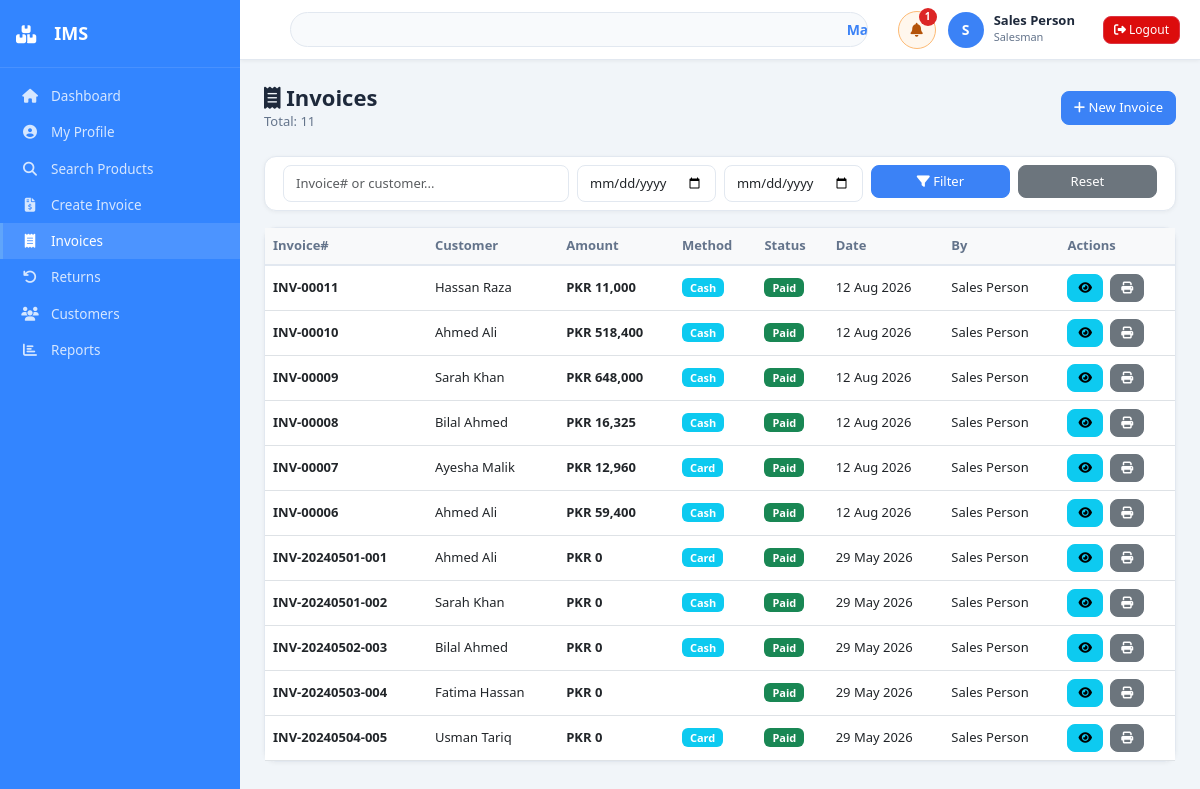
The app's page /modules/sales/manage_invoices.php (signed in), older data.
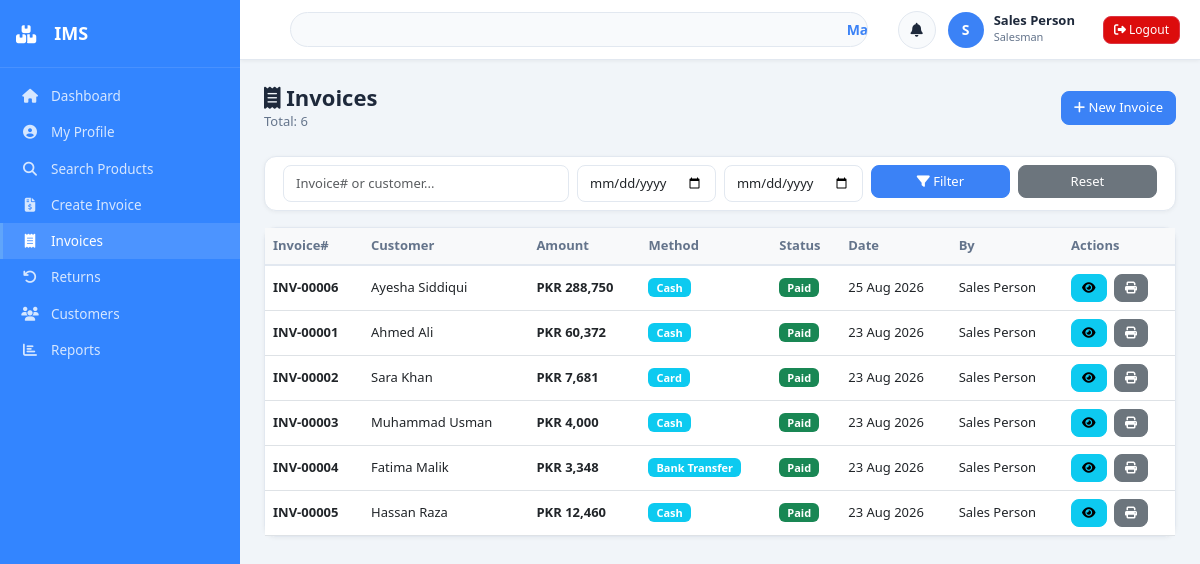
The same page, newer data.
### tables this page shows
CREATE TABLE `settings` (
  `setting_id` int(11) NOT NULL AUTO_INCREMENT,
  `setting_key` varchar(100) NOT NULL,
  `setting_value` text DEFAULT NULL,
  PRIMARY KEY (`setting_id`),
  UNIQUE KEY `setting_key` (`setting_key`)
);

CREATE TABLE `sales` (
  `sale_id` int(11) NOT NULL AUTO_INCREMENT,
  `invoice_number` varchar(50) NOT NULL,
  `customer_id` int(11) DEFAULT NULL,
  `customer_name` varchar(100) DEFAULT NULL,
  `user_id` int(11) NOT NULL DEFAULT 1,
  `subtotal` decimal(10,2) NOT NULL DEFAULT 0.00,
  `tax_rate` decimal(5,2) NOT NULL DEFAULT 0.00,
  `tax_amount` decimal(10,2) NOT NULL DEFAULT 0.00,
  `discount` decimal(10,2) NOT NULL DEFAULT 0.00,
  `total_amount` decimal(10,2) NOT NULL DEFAULT 0.00,
  `payment_method` enum('Cash','Card','Bank Transfer','Cheque') DEFAULT 'Cash',
  `payment_status` enum('Paid','Pending','Partial') DEFAULT 'Paid',
  `notes` text DEFAULT NULL,
  `created_at` timestamp NOT NULL DEFAULT current_timestamp(),
  PRIMARY KEY (`sale_id`),
  UNIQUE KEY `invoice_number` (`invoice_number`)
);

CREATE TABLE `users` (
  `user_id` int(11) NOT NULL AUTO_INCREMENT,
  `username` varchar(50) NOT NULL,
  `email` varchar(100) DEFAULT NULL,
  `password` varchar(255) NOT NULL,
  `full_name` varchar(100) NOT NULL,
  `phone` varchar(20) DEFAULT NULL,
  `role_id` int(11) NOT NULL DEFAULT 3,
  `status` enum('active','inactive') DEFAULT 'active',
  `last_login` datetime DEFAULT NULL,
  `created_at` timestamp NOT NULL DEFAULT current_timestamp(),
  `profile_image` varchar(255) DEFAULT NULL,
  PRIMARY KEY (`user_id`),
  UNIQUE KEY `username` (`username`)
);

### config/functions.php (called while the page is built, shortened)
<?php
function sanitize($data) {
    $data = trim($data);
    $data = stripslashes($data);
    $data = htmlspecialchars($data, ENT_QUOTES, 'UTF-8');
    return $data;
}
function getSingleRow($query, $types = "", $params = []) {
    global $conn;
    $stmt = $conn->prepare($query);
    $stmt->execute();
    $result = $stmt->get_result();
    $row = $result->fetch_assoc();
    return $row;
}
function getAllRows($query, $types = "", $params = []) {
    global $conn;
    $stmt = $conn->prepare($query);
    $stmt->execute();
    $result = $stmt->get_result();
    $rows = $result->fetch_all(MYSQLI_ASSOC);
    return $rows;
}
?>

### modules/sales/manage_invoices.php (the view, shortened to what this page needs)
<?php
require_once('../../config/database.php');
require_once('../../config/functions.php');
$search=sanitize($_GET['search']??'');
$date_from=sanitize($_GET['date_from']??'');
$date_to=sanitize($_GET['date_to']??'');
$w="1=1";
$page=max(1,intval($_GET['page']??1)); $limit=15; $offset=($page-1)*$limit;
$total=$conn->query("SELECT COUNT(*) as c FROM sales s WHERE $w")->fetch_assoc()['c'];
$sales=getAllRows("SELECT s.*,u.full_name FROM sales s JOIN users u ON s.user_id=u.user_id WHERE $w ORDER BY s.created_at DESC LIMIT $offset,$limit");
include $_SERVER['DOCUMENT_ROOT'].'/inventory_system/includes/page_start.php';
?>
<div class="page-header">
    <div><h2><i class="fas fa-receipt"></i> Invoices</h2><p>Total: <?php echo $total;?></p></div>
    <?php if($role==='Salesman'):?><a href="create_invoice.php" class="btn btn-primary"><i class="fas fa-plus"></i> New Invoice</a><?php endif;?>
</div>
<div class="card mb-3"><div class="card-body py-2"><form method="GET" class="row g-2">
<div class="col-md-4"><input type="text" name="search" class="form-control" placeholder="Invoice# or customer..." value="<?php echo htmlspecialchars($search);?>"></div>
<div class="col-md-2"><input type="date" name="date_from" class="form-control" value="<?php echo $date_from;?>"></div>
<div class="col-md-2"><input type="date" name="date_to" class="form-control" value="<?php echo $date_to;?>"></div>
<div class="col-md-2"><button type="submit" class="btn btn-primary w-100"><i class="fas fa-filter"></i> Filter</button></div>
<div class="col-md-2"><a href="manage_invoices.php" class="btn btn-secondary w-100">Reset</a></div>
</form></div></div>
<div class="card"><div class="card-body p-0"><div class="table-responsive">
<table class="table table-hover mb-0"><thead class="table-light">
<tr><th>Invoice#</th><th>Customer</th><th>Amount</th><th>Method</th><th>Status</th><th>Date</th><th>By</th><th>Actions</th></tr></thead>
<tbody>
<?php if(empty($sales)):?><tr><td colspan="8" class="text-center py-4 text-muted">No invoices found</td></tr>
<?php else: foreach($sales as $s):?>
<tr>
<td><strong><?php echo htmlspecialchars($s['invoice_number']);?></strong></td>
<td><?php echo htmlspecialchars($s['customer_name']??'Walk-in');?></td>
<td><strong>PKR <?php echo number_format($s['total_amount'],0);?></strong></td>
<td><span class="badge bg-info"><?php echo $s['payment_method'];?></span></td>
<td><span class="badge bg-<?php echo $s['payment_status']==='Paid'?'success':($s['payment_status']==='Pending'?'warning':'info');?>"><?php echo $s['payment_status'];?></span></td>
<td><?php echo date('d M Y',strtotime($s['created_at']));?></td>
<td><?php echo htmlspecialchars($s['full_name']);?></td>
<td>
<a href="view_invoice.php?id=<?php echo $s['sale_id'];?>" class="btn btn-sm btn-info me-1" title="View"><i class="fas fa-eye"></i></a>
<a href="print_invoice.php?id=<?php echo $s['sale_id'];?>" class="btn btn-sm btn-secondary" target="_blank" title="Print"><i class="fas fa-print"></i></a>
</td>
</tr>
<?php endforeach; endif;?></tbody></table></div>
</div></div>
<?php include $_SERVER['DOCUMENT_ROOT'].'/inventory_system/includes/page_end.php';?>

### includes/page_start.php (shortened to what this page needs)
<!DOCTYPE html><html lang="en"><head>
<link rel="stylesheet" href="https://cdnjs.cloudflare.com/ajax/libs/bootstrap/5.3.0/css/bootstrap.min.css">
<link rel="stylesheet" href="https://cdnjs.cloudflare.com/ajax/libs/font-awesome/6.4.0/css/all.min.css">
<link rel="stylesheet" href="/inventory_system/assets/css/style.css">
</head><body><div class="wrapper">
<?php include $_SERVER['DOCUMENT_ROOT'].'/inventory_system/includes/sidebar_inline.php'; ?>
<div class="main-content">
<?php include $_SERVER['DOCUMENT_ROOT'].'/inventory_system/includes/topnav.php'; ?>
<div class="content-area">

### includes/sidebar_inline.php (shortened to what this page needs)
<?php
$cp = basename($_SERVER['PHP_SELF']);
$role = $_SESSION['role_name'] ?? '';
?>
<nav class="sidebar" id="sidebar">
    <div class="sidebar-header"><i class="fas fa-boxes me-2"></i><span>IMS</span></div>
    <ul class="sidebar-menu">
        <li><a href="/inventory_system/modules/dashboard/dashboard.php" class="<?php echo $cp==='dashboard.php'?'active':''; ?>"><i class="fas fa-home"></i><span>Dashboard</span></a></li>
        <li><a href="/inventory_system/modules/dashboard/profile.php" class="<?php echo $cp==='profile.php'?'active':''; ?>"><i class="fas fa-user-circle"></i><span>My Profile</span></a></li>
        <?php if($role==='Admin'||$role==='Manager'): ?>
        <li><a href="/inventory_system/modules/inventory/manage_products.php" class="<?php echo strpos($cp,'product')!==false?'active':''; ?>"><i class="fas fa-box"></i><span>Products</span></a></li>
        <li><a href="/inventory_system/modules/inventory/categories.php" class="<?php echo $cp==='categories.php'?'active':''; ?>"><i class="fas fa-list"></i><span>Categories</span></a></li>
        <?php else: ?>
        <li><a href="/inventory_system/modules/inventory/manage_products.php" class="<?php echo strpos($cp,'product')!==false?'active':''; ?>"><i class="fas fa-search"></i><span>Search Products</span></a></li>
        <?php endif; ?>
        <?php if($role==='Salesman'): ?>
        <li><a href="/inventory_system/modules/sales/create_invoice.php" class="<?php echo $cp==='create_invoice.php'?'active':''; ?>"><i class="fas fa-file-invoice-dollar"></i><span>Create Invoice</span></a></li>
        <?php endif; ?>
        <li><a href="/inventory_system/modules/sales/manage_invoices.php" class="<?php echo $cp==='manage_invoices.php'?'active':''; ?>"><i class="fas fa-receipt"></i><span>Invoices</span></a></li>
        <?php if($role==='Salesman'): ?>
        <li><a href="/inventory_system/modules/returns/manage_returns.php" class="<?php echo $cp==='manage_returns.php'?'active':''; ?>"><i class="fas fa-undo"></i><span>Returns</span></a></li>
        <?php endif; ?>
        <li><a href="/inventory_system/modules/customers/manage_customers.php" class="<?php echo strpos($cp,'customer')!==false?'active':''; ?>"><i class="fas fa-users"></i><span>Customers</span></a></li>
        <li><a href="/inventory_system/modules/reports/sales_report.php" class="<?php echo strpos($cp,'report')!==false?'active':''; ?>"><i class="fas fa-chart-bar"></i><span>Reports</span></a></li>
    </ul>
</nav>

### includes/topnav.php (shortened to what this page needs)
<?php
$role = $_SESSION['role_name'] ?? '';
$comp_setting = getSingleRow("SELECT setting_value FROM settings WHERE setting_key='company_name'");
$company_name = $comp_setting['setting_value'] ?? 'Inventory Management System';
$header_low_stock_alerts = $_SESSION['low_stock_alerts'] ?? getLowStockProducts(10);
$header_low_stock_count = count($header_low_stock_alerts);
?>
<nav class="top-navbar">
    <div class="company-marquee">
        <div class="marquee-content"><?php echo htmlspecialchars($company_name); ?></div>
    </div>
    <div class="navbar-right">
        <div class="dropdown header-alert-wrapper">
            <button type="button" class="header-alert-btn <?php echo $header_low_stock_count ? 'has-alert' : ''; ?>" data-bs-toggle="dropdown" aria-expanded="false">
                <i class="fas fa-bell"></i>
                <?php if ($header_low_stock_count): ?>
                    <span class="header-alert-badge"><?php echo $header_low_stock_count; ?></span>
                <?php endif; ?>
            </button>
        </div>
        <div class="user-info">
            <div class="user-avatar" style="overflow:hidden; display:flex; align-items:center; justify-content:center;">
                <?php if(!empty($_SESSION['profile_image'])): ?>
                    <img src="/inventory_system/assets/uploads/<?php echo htmlspecialchars($_SESSION['profile_image']); ?>" style="width:100%; height:100%; object-fit:cover;">
                <?php else: ?>
                    <?php echo strtoupper(substr($_SESSION['full_name']??'U',0,1)); ?>
                <?php endif; ?>
            </div>
            <div>
                <div class="user-name"><?php echo htmlspecialchars($_SESSION['full_name']??''); ?></div>
                <div class="user-role"><?php echo htmlspecialchars($role); ?></div>
            </div>
        </div>
        <a href="/inventory_system/modules/auth/logout.php" class="btn btn-danger btn-sm ms-3" style="background-color:#dc0c0c; color:white"><i class="fas fa-sign-out-alt"></i> Logout</a>
    </div>
</nav>

### includes/page_end.php (shortened to what this page needs)
</div></div></div>
</body></html>

### assets/css/style.css (style rules this page uses)
:root { --primary: #3b82f6; --primary-light: #3b82f6; --sidebar-width: 240px; --navbar-height: 60px; --bg: #f1f5f9; --white: #ffffff; --text: #1e293b; --muted: #64748b; --border: #e2e8f0; --success: #0ca042; --danger: #dc2626; --warning: #d97706; --info: #0891b2; }
* { margin: 0; padding: 0; box-sizing: border-box; }
body { font-family: 'Segoe UI', sans-serif; background: var(--bg); color: var(--text); font-size: 14px; }
.wrapper { display: flex; min-height: 100vh; }
.sidebar { width: var(--sidebar-width); background: linear-gradient(180deg, #3385ff 0%, #3385ff 100%); height: 100vh; position: fixed; left: 0; top: 0; z-index: 1000; transition: transform .3s; overflow-y: auto; }
.sidebar-header { padding: 20px 16px; border-bottom: 1px solid rgba(255,255,255,.1); display: flex; align-items: center; gap: 10px; color: white; font-size: 18px; font-weight: 700; }
.sidebar-menu { list-style: none; padding: 10px 0; }
.sidebar-menu li a { display: flex; align-items: center; gap: 12px; padding: 8px 18px; color: rgba(255,255,255,.8); text-decoration: none; font-size: 13.5px; transition: all .2s; border-left: 3px solid transparent; }
.sidebar-menu li a:hover, .sidebar-menu li a.active { background: rgba(255,255,255,.12); color: white; border-left-color: #60a5fa; }
.sidebar-menu li a i { width: 18px; text-align: center; font-size: 14px; }
.main-content { margin-left: var(--sidebar-width); flex: 1; display: flex; flex-direction: column; }
.top-navbar { height: var(--navbar-height); background: var(--white); border-bottom: 1px solid var(--border); display: flex; align-items: center; justify-content: space-between; padding: 0 20px; position: sticky; top: 0; z-index: 999; box-shadow: 0 1px 4px rgba(0,0,0,.06); }
.navbar-right { display: flex; align-items: center; gap: 12px; }
.header-alert-wrapper { position: relative; }
.header-alert-btn { position: relative; width: 38px; height: 38px; border: 1px solid var(--border); border-radius: 50%; background: #f8fafc; color: var(--text); display: inline-flex; align-items: center; justify-content: center; cursor: pointer; transition: all .2s ease; }
.user-info { display: flex; align-items: center; gap: 10px; }
.user-avatar { width: 36px; height: 36px; background: linear-gradient(135deg, var(--primary), var(--primary-light)); border-radius: 50%; display: flex; align-items: center; justify-content: center; color: white; font-weight: 700; font-size: 14px; }
.user-name { font-weight: 600; font-size: 13px; line-height: 1.2; }
.user-role { font-size: 11px; color: var(--muted); }
.content-area { padding: 24px; flex: 1; }
.card { background: var(--white); border: 1px solid var(--border); border-radius: 12px; box-shadow: 0 1px 4px rgba(0,0,0,.05); margin-bottom: 20px; }
.card-body { padding: 18px; }
.table { margin-bottom: 0; }
.table th { font-weight: 600; font-size: 13px; color: var(--muted); border-bottom: 2px solid var(--border); }
.table td { font-size: 13px; vertical-align: middle; }
.badge { font-size: 11px; font-weight: 600; padding: 4px 8px; border-radius: 6px; }
.btn { border-radius: 8px; font-size: 13px; font-weight: 500; }
.btn-sm { padding: 4px 10px; font-size: 12px; }
.btn-primary { background: var(--primary); border-color: var(--primary); }
.form-control, .form-select { border: 1.5px solid var(--border); border-radius: 8px; font-size: 13px; padding: 8px 12px; }
.page-header { display: flex; justify-content: space-between; align-items: center; margin-bottom: 24px; }
.page-header h2 { font-size: 22px; font-weight: 700; color: var(--text); margin: 0; }
.page-header p { color: var(--muted); margin: 2px 0 0; font-size: 13px; }
.header-alert-btn:hover, .header-alert-btn.has-alert { background: #fff7ed; border-color: #fdba74; color: #b45309; }
.header-alert-badge { position: absolute; top: -4px; right: -2px; min-width: 18px; height: 18px; padding: 0 5px; border-radius: 999px; background: var(--danger); color: #fff; font-size: 10px; font-weight: 700; display: flex; align-items: center; justify-content: center; }

### includes/topnav.php (style rules this page uses)
.company-marquee { flex: 1; margin: 0 30px; overflow: hidden; white-space: nowrap; position: relative; background: #f8fafc; border: 1.5px solid var(--border); border-radius: 20px; padding: 6px 20px; }
.marquee-content { display: inline-block; padding-left: 100%; animation: marquee 15s linear infinite; font-weight: 700; color: var(--primary); font-size: 14px; }

Row changes from the older to the newer data that the page shows:
removed sales: invoice_number "INV-00011", customer_name "Hassan Raza", total_amount "11,000", payment_method "Cash", payment_status "Paid", created_at "12 Aug 2026", user.full_name "Sales Person"
removed sales: invoice_number "INV-00010", customer_name "Ahmed Ali", total_amount "518,400", payment_method "Cash", payment_status "Paid", created_at "12 Aug 2026", user.full_name "Sales Person"
removed sales: invoice_number "INV-00009", customer_name "Sarah Khan", total_amount "648,000", payment_method "Cash", payment_status "Paid", created_at "12 Aug 2026", user.full_name "Sales Person"
removed sales: invoice_number "INV-00008", customer_name "Bilal Ahmed", total_amount "16,325", payment_method "Cash", payment_status "Paid", created_at "12 Aug 2026", user.full_name "Sales Person"
removed sales: invoice_number "INV-00007", customer_name "Ayesha Malik", total_amount "12,960", payment_method "Card", payment_status "Paid", created_at "12 Aug 2026", user.full_name "Sales Person"
changed sales "INV-00006": customer_name "Ahmed Ali" → "Ayesha Siddiqui"; total_amount "59,400" → "288,750"; created_at "12 Aug 2026" → "25 Aug 2026"
changed sales "Ahmed Ali": invoice_number "INV-20240501-001" → "INV-00001"; total_amount "0" → "60,372"; payment_method "Card" → "Cash"; created_at "29 May 2026" → "23 Aug 2026"
changed sales: invoice_number "INV-20240501-002" → "INV-00002"; customer_name "Sarah Khan" → "Sara Khan"; total_amount "0" → "7,681"; payment_method "Cash" → "Card"; created_at "29 May 2026" → "23 Aug 2026"
changed sales: invoice_number "INV-20240502-003" → "INV-00003"; customer_name "Bilal Ahmed" → "Muhammad Usman"; total_amount "0" → "4,000"; created_at "29 May 2026" → "23 Aug 2026"
changed sales: invoice_number "INV-20240503-004" → "INV-00004"; customer_name "Fatima Hassan" → "Fatima Malik"; total_amount "0" → "3,348"; payment_method (not shown) → "Bank Transfer"; created_at "29 May 2026" → "23 Aug 2026"
changed sales: invoice_number "INV-20240504-005" → "INV-00005"; customer_name "Usman Tariq" → "Hassan Raza"; total_amount "0" → "12,460"; payment_method "Card" → "Cash"; created_at "29 May 2026" → "23 Aug 2026"
Text that changed along with them:
$total: "11" → "6"
$header_low_stock_count: "1" → (not shown)
